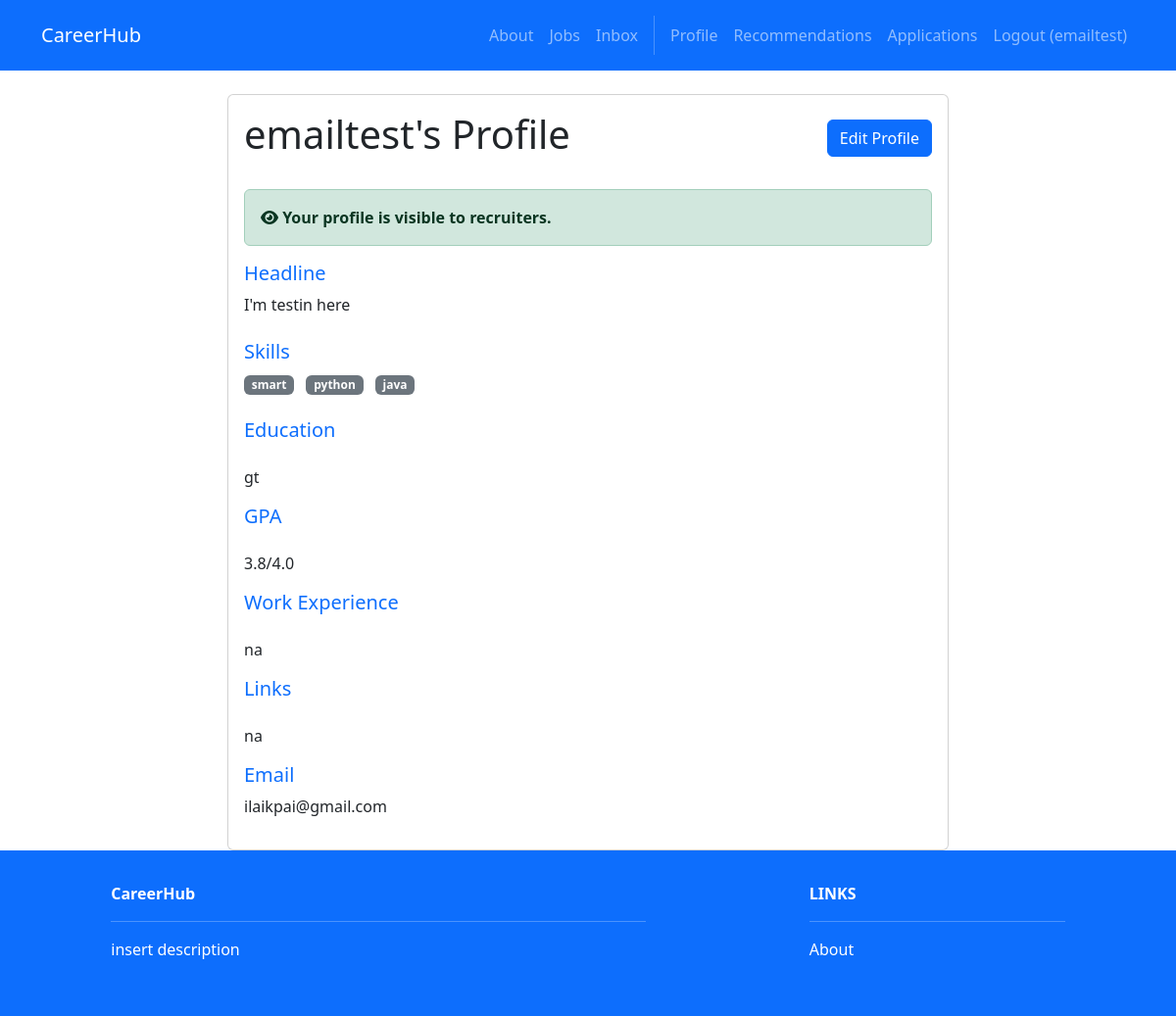
The page /profiles/view/ (signed in) on the database its author committed.
### accounts/models.py (models this page shows)
class User(AbstractUser):
    firstname = models.CharField(max_length=150, blank=True)
    lastname = models.CharField(max_length=150, blank=True)
    username = models.CharField(max_length=150, unique=True)
    password = models.CharField(max_length=128)
    ROLE_CHOICES = [
        ('seeker', 'Job Seeker'),
        ('recruiter', 'Recruiter'),
    ]
    role = models.CharField(max_length=10, choices=ROLE_CHOICES, default='seeker')

### profiles/models.py (models this page shows)
class Profile(models.Model):
    user = models.OneToOneField(User, on_delete=models.CASCADE)
    headline = models.CharField(max_length=200)
    skills = models.ManyToManyField('Skill')
    education = models.TextField()
    gpa = models.CharField(max_length=20)
    work_experience = models.TextField()
    links = models.TextField()
    created_at = models.DateTimeField(auto_now_add=True)
    updated_at = models.DateTimeField(auto_now=True)
    profile_visible = models.BooleanField(default=True)  # Master toggle for entire profile
    headline_public = models.BooleanField(default=True)
    skills_public = models.BooleanField(default=True)
    education_public = models.BooleanField(default=True)
    gpa_public = models.BooleanField(default=True)
    work_experience_public = models.BooleanField(default=True)
    links_public = models.BooleanField(default=True)
    email_public = models.BooleanField(default=True)

class Skill(models.Model):
    name = models.CharField(max_length=100, unique=True)

### profiles/views.py (the view)
# urls.py: path('view/', views.view_profile, name='profiles.view'),
@login_required
def view_profile(request):
    try:
        profile = Profile.objects.get(user=request.user)
    except Profile.DoesNotExist:
        profile = None
    return render(request, 'profiles/view.html', {
        'profile': profile,
        'title': 'My Profile'
    })

### profiles/templates/profiles/view.html (shortened to what this page needs)
{% extends 'base.html' %}
{% block content %}
<div class="container mt-4">
    {% if profile %}
        <div class="row">
            <div class="col-md-8 mx-auto">
                <div class="card">
                    <div class="card-body">
                        <div class="d-flex justify-content-between align-items-center mb-4">
                            <h1 class="card-title">{{ profile.user.username }}'s Profile</h1>
                            <a href="{% url 'profiles.edit' %}" class="btn btn-primary">Edit Profile</a>
                        </div>
                        {% if not profile.profile_visible %}
                        <div class="alert alert-warning">
                            <i class="fas fa-eye-slash"></i> <strong>Your profile is currently hidden from recruiters.</strong>
                            <br>Recruiters cannot see your profile in searches, recommendations, or browse listings.
                            <a href="{% url 'profiles.edit' %}" class="alert-link">Change visibility settings</a>
                        </div>
                        {% else %}
                        <div class="alert alert-success">
                            <i class="fas fa-eye"></i> <strong>Your profile is visible to recruiters.</strong>
                        </div>
                        {% endif %}
                        <h5 class="text-primary">
                            Headline
                        </h5>
                        <p class="mb-4">{{ profile.headline }}</p>
                        <h5 class="text-primary">
                            Skills
                        </h5>
                        <div class="mb-4">
                            {% for skill in profile.skills.all %}
                                <span class="badge bg-secondary me-2">{{ skill.name }}</span>
                            {% endfor %}
                        </div>
                        <h5 class="text-primary">
                            Education
                        </h5>
                        <p class="mb-4">{{ profile.education|linebreaks }}</p>
                        <h5 class="text-primary">
                            GPA
                        </h5>
                        <p class="mb-4">{{ profile.gpa|linebreaks }}</p>
                        <h5 class="text-primary">
                            Work Experience
                        </h5>
                        <p class="mb-4">{{ profile.work_experience|linebreaks }}</p>
                        <h5 class="text-primary">
                            Links
                        </h5>
                        <p class="mb-4">{{ profile.links|linebreaks }}</p>
                        <h5 class="text-primary">
                            Email
                        </h5>
                        <p>{{ profile.user.email }}</p>
                    </div>
                </div>
            </div>
        </div>
    {% else %}
        <div class="text-center">
            <h2>Create Your Profile</h2>
            <p>Share your professional background with recruiters</p>
            <a href="{% url 'profiles.edit' %}" class="btn btn-primary btn-lg">Create Profile</a>
        </div>
    {% endif %}
</div>
{% endblock %}

### CareerHub/templates/base.html (shortened to what this page needs)
<!DOCTYPE html>
<html>
  {% load static %}
  <head>
    <link href=
      "https://cdn.jsdelivr.net/npm/bootstrap@5.3.3/dist/css/bootstrap.min.css" rel="stylesheet"
>
    <link rel=
      "stylesheet"  href="https://cdnjs.cloudflare.com/ajax/libs/font-awesome/6.1.1/css/all.min.css">
  </head>
  <body>
     <nav class="p-3 navbar navbar-dark bg-primary navbar-expand-lg">
      <div class="container">
        <a class="navbar-brand"
           href="{% url 'home.index' %}"> CareerHub
        </a>
        <div class="collapse navbar-collapse"
             id="navbarNavAltMarkup">
           <div class="navbar-nav ms-auto navbar-ml">
            <a class="nav-link"
               href="{% url 'home.about' %}">About</a>
            <a class="nav-link"
              href="{% url 'jobs.index' %}">Jobs</a>
            {% if user.is_authenticated %}
            <a class="nav-link"
              href="{% url 'inbox.index' %}">Inbox</a>
            {% endif %}
            {% if user.is_authenticated %}
              {% if user.role == "recruiter" %}
                <a class="nav-link" href="{% url 'recruiters.index' %}">Postings</a>
                <a class="nav-link" href="{% url 'recruiters.create' %}">Post Job</a>
                <a class="nav-link" href="{% url 'recruiters.recommendations' %}">Recommendations</a>
                <a class="nav-link" href="{% url 'recruiters.candidates' %}">Browse Candidates</a>
              {% else %}
                <a class="nav-link" href="{% url 'profiles.view' %}">Profile</a>
                <a class="nav-link" href="{% url 'jobs.recommendations' %}">Recommendations</a>
                <a class="nav-link" href="{% url 'jobs.applications' %}">Applications</a>
              {% endif %}
              <a class="nav-link" href="{% url 'accounts.logout' %}">Logout ({{user.username }})</a>
            {% else %}
              <a class="nav-link" href="{% url 'accounts.login' %}">Login</a>
              <a class="nav-link" href="{% url 'accounts.signup' %}">Sign Up</a>
            {% endif %}
          </div>
        </div>
      </div>
    </nav>
    <div>
      {% block content %}
      {% endblock content %}
    </div>
     <section class="p-3 ms-footer bg-primary d-none d-md-block">
      <div class="container">
        <div class="row mt-3 text-white">
          <div class="col-md-6 col-lg-6 col-xl-6 mx-auto mb-4">
            <b>CareerHub</b>
            <hr />
            <p>
              insert description
            </p>
          </div>
          <div class="col-md-3 col-lg-3 col-xl-3 mx-auto mb-4">
            <b>LINKS</b>
            <hr />
            <p><a class="nav-link"
              href="{% url 'home.about' %}">
              About
            </a></p>
          </div>
        </div>
      </div>
    </section>
  </body>
</html>

### rows shown on the page
User: username "emailtest"
Profile: user.username "emailtest", headline "I'm testin here", education "gt", gpa "3.8/4.0", work_experience "na", links "na", user.email "ilaikpai@gmail.com"
Skill: name "smart"
Skill: name "python"
Skill: name "java"
